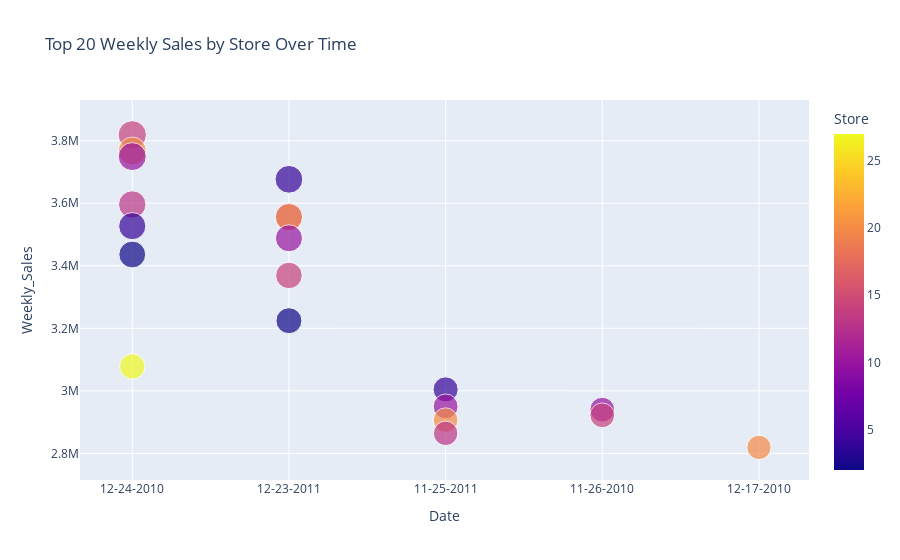

The code cell stored with this chart in its notebook:
### Code cell
import plotly.express as px
fig = px.scatter(Top_20_Sales, x="Date", y="Weekly_Sales",color='Store',size='Weekly_Sales',title='Top 20 Weekly Sales by Store Over Time')
fig.show()

### Figure 1 — Plotly figure (JSON) as saved in the notebook; plotly's stock layout.template omitted (floating-point values rounded to 4 significant figures)
{"data": [{"hovertemplate": "Date=%{x}<br>Weekly_Sales=%{marker.size}<br>Store=%{marker.color}<extra></extra>", "legendgroup": "", "marker": {"color": [14, 20, 10, 4, 13, 13, 20, 4, 10, 2, 14, 2, 27, 4, 10, 10, 14, 20, 13, 20], "coloraxis": "coloraxis", "size": [3819000.0, 3767000.0, 3749000.0, 3676000.0, 3596000.0, 3557000.0, 3555000.0, 3527000.0, 3488000.0, 3436000.0, 3369000.0, 3224000.0, 3078000.0, 3005000.0, 2950000.0, 2940000.0, 2922000.0, 2906000.0, 2864000.0, 2819000.0], "sizemode": "area", "sizeref": 9547.0, "symbol": "circle"}, "mode": "markers", "name": "", "orientation": "v", "showlegend": false, "type": "scatter", "x": ["12-24-2010", "12-24-2010", "12-24-2010", "12-23-2011", "12-24-2010", "12-23-2011", "12-23-2011", "12-24-2010", "12-23-2011", "12-24-2010", "12-23-2011", "12-23-2011", "12-24-2010", "11-25-2011", "11-25-2011", "11-26-2010", "11-26-2010", "11-25-2011", "11-25-2011", "12-17-2010"], "xaxis": "x", "y": [3819000.0, 3767000.0, 3749000.0, 3676000.0, 3596000.0, 3557000.0, 3555000.0, 3527000.0, 3488000.0, 3436000.0, 3369000.0, 3224000.0, 3078000.0, 3005000.0, 2950000.0, 2940000.0, 2922000.0, 2906000.0, 2864000.0, 2819000.0], "yaxis": "y"}], "layout": {"autosize": true, "coloraxis": {"colorbar": {"title": {"text": "Store"}}, "colorscale": [[0, "#0d0887"], [0.1111, "#46039f"], [0.2222, "#7201a8"], [0.3333, "#9c179e"], [0.4444, "#bd3786"], [0.5556, "#d8576b"], [0.6667, "#ed7953"], [0.7778, "#fb9f3a"], [0.8889, "#fdca26"], [1, "#f0f921"]]}, "legend": {"itemsizing": "constant", "tracegroupgap": 0}, "title": {"text": "Top 20 Weekly Sales by Store Over Time"}, "xaxis": {"anchor": "y", "autorange": true, "domain": [0, 1], "range": [-0.309, 4.298], "title": {"text": "Date"}, "type": "category"}, "yaxis": {"anchor": "x", "autorange": true, "domain": [0, 1], "range": [2649000.0, 4006000.0], "title": {"text": "Weekly_Sales"}, "type": "linear"}}}
